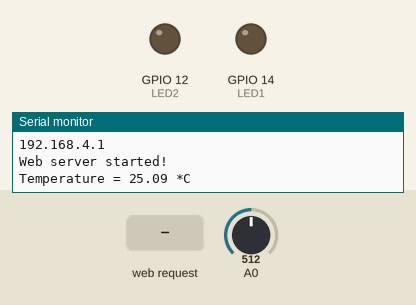
Bench run of a sketch on a simulated ESP8266 (NodeMCU). Parts: output pins drawn as LEDs (lit = HIGH), the last lines printed to the serial monitor. The inputs (shaded band) are chosen by the test bench; at power-on: A0 = 512. WiFi joins after 1.5 s; servers stay silent unless stated.

Above: at 2.7 s.
2.8 s: HTTP request GET /led1/on received
At 3.9 s:
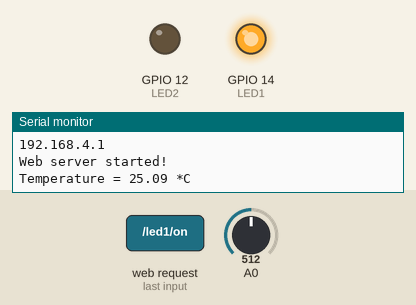
4.3 s: HTTP request GET /led2/on received
At 5.0 s:
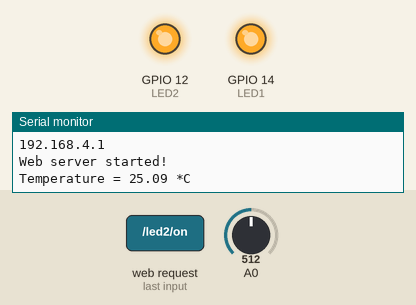
5.8 s: HTTP request GET /led1/off received
At 6.2 s:
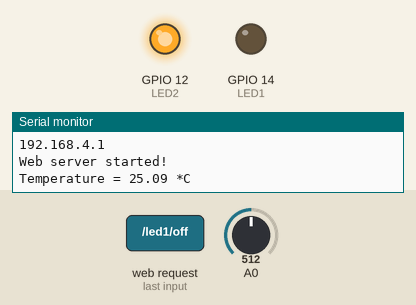
13.0 s: HTTP request GET /led2/off received
At 14.1 s:
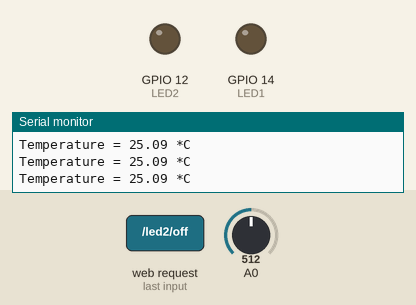
Timing chart, 0 to 16.0 s (numbered marks = the images above; inputs shaded):
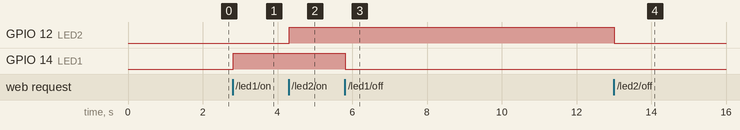

The sketch:

sketch_dec14a.ino
```cpp
//https://blogmasterwalkershop.com.br/embarcados/nodemcu/nodemcu-como-criar-um-web-server-e-conectar-a-uma-rede-wifi
// https://www.javascripttutorial.net/javascript-fetch-api/
#ifdef ESP8266
#include <ESP8266WiFi.h>
#include <ESP8266mDNS.h>
#elif defined(ESP32)
#include <WiFi.h>
#include <ESPmDNS.h>
#else
#error "Board not found"
#endif
#include <ESPAsyncWebServer.h>
#include <ArduinoJson.h>
#include <WebSocketsServer.h>
//------------------Defines----------------------------------------------------
//#define outputpin A0
//const int ledPin = 2;//---------------Set LED GPIO
#define LED1 14
#define LED2 12
//-----------------NTC----------------------------------------------------
const double VCC = 2.294;            // NodeMCU on board 3.3v vcc
const double R2 = 9980;              // 10k ohm series resistor
const double adc_resolution = 1023;  // 10-bit adc

const double A = 0.001129148;  // thermistor equation parameters
const double B = 0.000234125;
const double C = 0.0000000876741;
/*
//----------------Login---------------------------------
const char *ssid = "GL INTERNET_C140";    // WIFI password
const char *password = "Engenhari@2019";  // ID Password
//----------------IP definition ------------------------
IPAddress ip(10, 0, 0, 200);
IPAddress gateway(10, 0, 0, 1);
IPAddress subnet(255, 255, 255, 0);
*/

  //----------------Login---------------------------------
  const char *ssid = "TVC";          // WIFI password
  const char *password = "504b2014"; // ID
  //----------------IP definition ------------------------
  IPAddress ip(192, 168, 10, 175);
  IPAddress gateway(192, 168, 1, 1);
  IPAddress subnet(255, 255, 255, 0);

//-------------------WEB-----------------------------------------------------
WiFiServer server2(8086);   //CASO OCORRA PROBLEMAS COM A PORTA 80, UTILIZE OUTRA (EX:8082,8089) E A CHAMADA DA URL FICARÁ IP:PORTA(EX: 192.168.0.15:8082)
AsyncWebServer server(80);  // server port 80
WebSocketsServer websockets(81);
//---------------------------------------------------------------------
//----------------Web Page---------------------------------------------
//---------------------------------------------------------------------
/*
// funcao com o codigo da pagina web
String text = "";
double data;
char page[] PROGMEM = R"=====(

<!DOCTYPE html>
<html lang="pt-br">
  <head>
    <title>Temperatura</title>
    <meta charset="utf-8">
    <script>
    var x = setInterval(function() {loadData(\"data.txt\",updateData)}, 100)
    function loadData(url, callback){\
    var xhttp = new XMLHttpRequest();
    xhttp.onreadystatechange = function(){
    if(this.readyState == 4 && this.status == 200){
    callback.apply(xhttp);
    }
    }
    xhttp.open(\"GET\", url, true);
    xhttp.send();
    }
    function updateData(){
    document.getElementById(\"data\").innerHTML = this.responseText
    }
    </script>
  </head>
  <body>
    <h1>Sensor to Node MCU Web Server</h1><h1>Data:</h1> <h1 id=\"data\">""</h1>
  </body>
</html>
)=====";
*/
//----------------Web Page---------------------------------------------
char webpage[] PROGMEM = R"=====(

<!DOCTYPE html>
<html>
<script>
var connection = new WebSocket('ws://'+location.hostname+':81/');
var button_1_status = 0;
var button_2_status = 0;
function button_1_on()
{
  window.location = 'http://'+location.hostname+'/led1/on';
  button_1_status = 1;
  //console.log("LED 1 is ON");
  //connection.open = () => connection.send("LED 1 is ON!!");
  send_data();
}
function button_1_off()
{
  window.location = 'http://'+location.hostname+'/led1/off';
  button_1_status = 0;
  //console.log("LED 1 is OFF");
  //connection.open = () => connection.send("LED 1 is OFF!!");
  send_data();
}
function button_2_on()
{
  console.log("LED 2 is ON");
}
function button_2_off()
{
  console.log("LED 2 is OFF");
}
function send_data()
{
  var full_data = '{"LED1" :'+button_1_status+',"LED2":'+button_2_status+'}';
  connection.open = () => connection.send(full_data);
}
</script>
<body>
<center>
<form action="get"> </form>
<h1>Teste<h1>
  <h3>Led 1</h3>
  <button onclick= "button_1_on()" >On</button><button onclick="button_1_off()" >Off</button>
  <h3>Led 2</h3>
  <button onclick="window.location = 'http://'+location.hostname+'/led2/on';button_2_on">On</button>
  <button onclick="window.location = 'http://'+location.hostname+'/led2/off';button_2_off">Off</button>
</center>
</body>
</html>

)=====";
//--------------------------------------------------------------------
//---------------Page Not found---------------------------------------
//--------------------------------------------------------------------
void notFound(AsyncWebServerRequest *request) {
  request->send(404, "text/plain", "Page Not found");
}
//--------------------------------------------------------------------
//--------------------------------------------------------------------
//--------------------------------------------------------------------
void webSocketEvent(uint8_t num, WStype_t type, uint8_t *payload, size_t length) {

  switch (type) {
    case WStype_DISCONNECTED:
      Serial.printf("[%u] Disconnected!\n", num);
      break;
    case WStype_CONNECTED:
      {
        IPAddress ip = websockets.remoteIP(num);
        Serial.printf("[%u] Connected from %d.%d.%d.%d url: %s\n", num, ip[0], ip[1], ip[2], ip[3], payload);
        // send message to client
        websockets.sendTXT(num, "Connected from server");
      }
      break;
    case WStype_TEXT:
      Serial.printf("[%u] get Text: %s\n", num, payload);
      String message = String((char *)(payload));
      Serial.println(message);

      DynamicJsonDocument doc(200);
      // deserialize the data
      DeserializationError error = deserializeJson(doc, message);
      // parse the parameters we expect to receive (TO-DO: error handling)
      // Test if parsing succeeds.
      if (error) {
        Serial.print("deserializeJson() failed: ");
        Serial.println(error.c_str());
        return;
      }
      int LED1_status = doc["LED1"];
      int LED2_status = doc["LED2"];
      digitalWrite(LED1, LED1_status);
      digitalWrite(LED2, LED2_status);
  }
}

//--------------------------------------------------------------------
//---------------void setup-------------------------------------------
//--------------------------------------------------------------------
void setup() {
  Serial.begin(115200);
  pinMode(LED1, OUTPUT);
  pinMode(LED2, OUTPUT);
  //pinMode(outputpin,INPUT);

  Serial.println("");  //PULA UMA LINHA NA JANELA SERIAL
  Serial.print("Conectando a ");
  Serial.print(ssid);
  WiFi.begin(ssid, password);
  WiFi.config(ip, gateway, subnet);

  while (WiFi.status() != WL_CONNECTED) {  //ENQUANTO STATUS FOR DIFERENTE DE CONECTADO
    delay(50);                             //INTERVALO DE 500 MILISEGUNDOS
    Serial.print(".");                     //ESCREVE O CARACTER NA SERIAL
  }
  Serial.println("");                         //PULA UMA LINHA NA JANELA SERIAL
  Serial.print("Conectado a rede sem fio ");  //ESCREVE O TEXTO NA SERIAL
  Serial.println(ssid);                       //ESCREVE O NOME DA REDE NA SERIAL

  server.begin();  //INICIA O SERVIDOR PARA RECEBER DADOS NA PORTA DEFINIDA EM "WiFiServer server(porta);"

  Serial.println("Servidor iniciado");  //ESCREVE O TEXTO NA SERIAL

  Serial.print("NodeMCU IP: ");    //ESCREVE O TEXTO NA SERIAL
  Serial.print("http://");         //ESCREVE O TEXTO NA SERIAL
  Serial.println(WiFi.localIP());  //ESCREVE NA SERIAL O IP RECEBIDO DENTRO DA REDE SEM FIO (O IP NESSA PRÁTICA É RECEBIDO DE FORMA AUTOMÁTICA)
  Serial.println("");
  WiFi.softAP("ESP8266", "");
  //WiFi.softAP(ssidAP,passwordAP);
  Serial.println("softap");
  Serial.println("");
  Serial.println(WiFi.softAPIP());
  /*
  if (MDNS.begin("ESP")) { //esp.local/
      Serial.println("MDNS responder started");
  }
  */
  //------------------server----------------------------------
  server.on("/", [](AsyncWebServerRequest *request) {
    String message = "hello world";
    request->send_P(200, "text/html", webpage);
  });
  /*
  //------------------Temp----------------------------------
   server.on("/data.txt", HTTP_GET, [](AsyncWebServerRequest * request)
  {
   text = (String)data;
  request->send_P(200, "text/html", page);//'page' é o nome da função que contem a pagina web
  });
  */
  //------------------Led 1------------------------------------
  server.on("/led1/on", HTTP_GET, [](AsyncWebServerRequest *request) {
    digitalWrite(LED1, HIGH);
    request->send_P(200, "text/html", webpage);
  });
  server.on("/led1/off", HTTP_GET, [](AsyncWebServerRequest *request) {
    digitalWrite(LED1, LOW);
    request->send_P(200, "text/html", webpage);
  });
  //------------------Led 2------------------------------------
  server.on("/led2/on", HTTP_GET, [](AsyncWebServerRequest *request) {
    digitalWrite(LED2, HIGH);
    //analogRead(outputpin);
    request->send_P(200, "text/html", webpage);
  });
  server.on("/led2/off", HTTP_GET, [](AsyncWebServerRequest *request) {
    digitalWrite(LED2, LOW);
    request->send_P(200, "text/html", webpage);
  });
  //------------------Temperature------------------------------------
  server.on("/temperature", HTTP_GET, [](AsyncWebServerRequest *request) {
    request->send_P(200, "text/plain", webpage);
  });
  server.begin();
  Serial.println("Web server started!");

  server.onNotFound(notFound);  // void notFound
  server.begin();               // it will start webserver
  websockets.begin();
  websockets.onEvent(webSocketEvent);
}
void loop() {
  double Vout, Rth, temperature, adc_value;
  adc_value = analogRead(A0);
  Vout = (adc_value * VCC) / adc_resolution;
  Rth = (VCC * R2 / Vout) - R2;
  temperature = (1 / (A + (B * log(Rth)) + (C * pow((log(Rth)), 3))));  // Temperature in kelvin
  temperature = temperature - 273.15;                                   // Temperature in degree celsius
  Serial.print("Temperature = ");
  Serial.print(temperature);
  Serial.println(" *C");
  delay(5000);
  //data = temperature;
  websockets.loop();
}
```

Measured:
- after the input at 2.8 s, GPIO 14 (LED1): LOW → HIGH at once
- after the input at 4.3 s, GPIO 12 (LED2): LOW → HIGH at once
- after the input at 5.8 s, GPIO 14 (LED1): HIGH → LOW at once
- after the input at 13.0 s, GPIO 12 (LED2): HIGH → LOW at once
